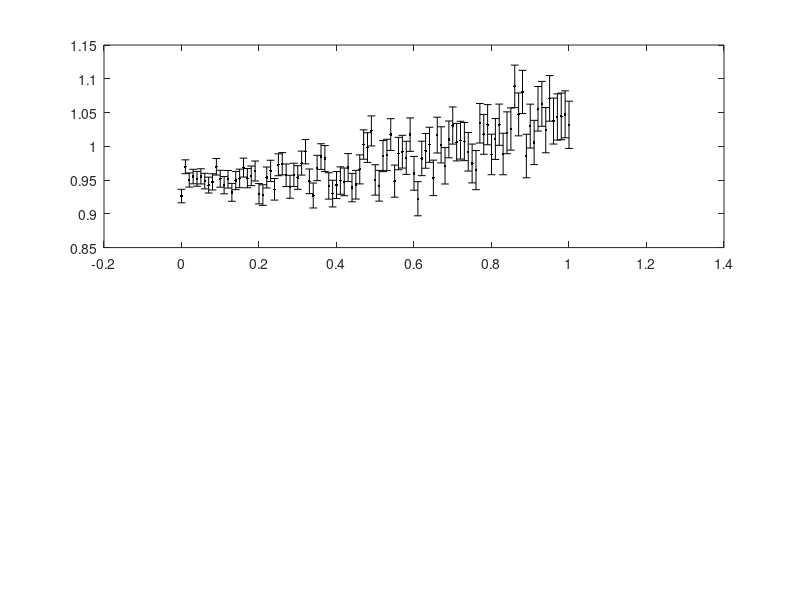

This figure's MATLAB source: (Note: this script raises an error after producing the figure.)
D = dlmread('measurements.dat');
deg=10;
%make sets of plots and fits for polynomial up to degree 6
%for a given model ndf =n - deg+1
for i=0:deg;
    figure;
   h1 = subplot(2,1,1);
    scatter(D(:,1),D(:,2))
    errorbar(D(:,1),D(:,2),D(:,3),'.k');
    hold on
    %get paramaters and estimates from model
    [B, Yhat] = polyWLS(D(:,1),D(:,2),D(:,3),i);
    %compute chisq and p value
    ChisqVec =( (D(:,2)-Yhat)./(D(:,3)) ).^2 ;
    Chisq = sum(ChisqVec,1);
    pValue = chisqpdf(Chisq,size(D,1)-i+1);
   
   
 
    plot(D(:,1), Yhat );
     text(min(D(:,1)),max(D(:,2)),['$\chi^{2}$ = ',num2str(Chisq)],'interpreter','latex');
     text(min(D(:,1)),max(D(:,2))-0.05, [ 'pValue =' , num2str(pValue)],'interpreter','latex'); 
     text(max(D(:,1)),min(D(:,2)), ['N =',num2str(size(D,1)) ],'interpreter','latex' );
     %text(max(D(:,1)),min(D(:,2))-0.05, [ 'polyDeg =' , num2str(i) ],'interpreter','latex');
    title(['Data Fit with Polynomial of Degree ', num2str(i)])
    xlabel('X');
    ylabel('Y');
    h2 = subplot(2,1,2);
    hist(ChisqVec,25);
    ylabel('Events Per Bin');
    xlabel('$\chi^{2}$ Value','interpreter','latex');
    title('$\chi^{2}$ histogram','interpreter','latex');
end
